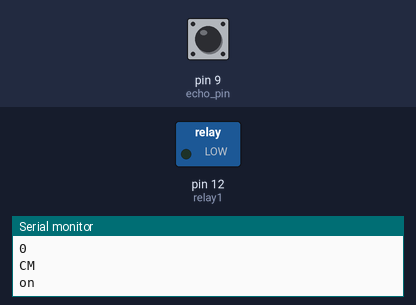
A sketch run on a simulated Arduino Uno, built with avr-gcc and run on an emulated ATmega328P. On the bench: switched loads named in the sketch (green lamp = pin HIGH), the last lines printed to the serial monitor. The inputs (shaded band) are chosen by the test bench; at power-on: pin 9 (echo_pin) LOW. Pins used as bus, display or sensor lines are not drawn.

Above: at 1.2 s.
1.3 s: pin 9 (echo_pin) pulsed HIGH 2 times (0.12 s each, 0.3 s apart)
At 2.2 s:
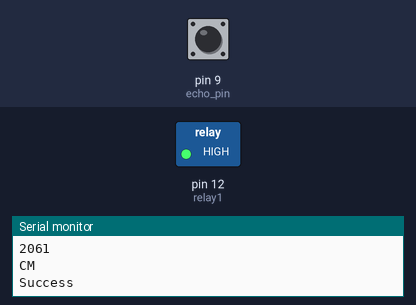
Timing chart, 0 to 4.3 s (numbered marks = the images above; inputs shaded):
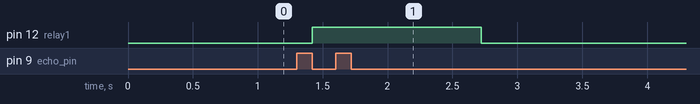

The sketch:

ultrasonic_smart_lamp.ino
```cpp
int trigger_pin=8;//recieve data
int echo_pin= 9; //send data
int relay1=12;
int distance;
long duration;
void setup() {
  // put your setup code here, to run once:
  Serial.begin(9600);
  pinMode(trigger_pin,OUTPUT);
  pinMode(echo_pin,INPUT);
  pinMode(relay1,OUTPUT);
}

void loop() {
  // put your main code here, to run repeatedly:
  digitalWrite(trigger_pin,LOW);  //apply 0V to trigger pin
  delayMicroseconds(2); //pause of 2 micro sec
  digitalWrite(trigger_pin,HIGH);  //apply 5V to trigger pin
  delayMicroseconds(10);  //pause of 10 micro sec


  duration =pulseIn(echo_pin,HIGH); //listen for echo
  distance=(duration/2)/29.1;

  Serial.println("Distance :"); //prints distance
  Serial.println(distance);
  Serial.println("CM");
  if(distance <15){
  digitalWrite(relay1,LOW);
  Serial.print("on");}
  else{
    digitalWrite(relay1,HIGH);
    Serial.print("Success");}


}
```

Measured:
- after the input at 1.3 s, pin 12 (relay1): LOW → HIGH after 0.12 s, → LOW 1.3 s later
